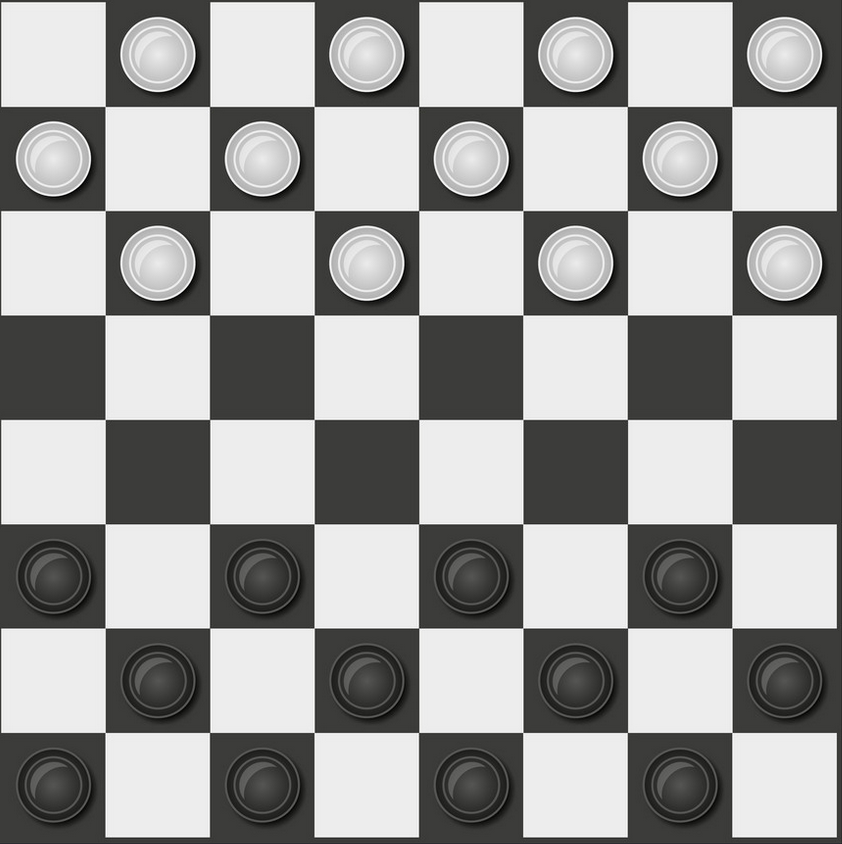
#> input picture Exercises week 2/checkers.png, 842 x 844 px
$ jupyter execute 'Exercise 1 - Hough transform.ipynb'
#> lines starting #> are read from the running program, lines starting #| are printed output that depends on the picture; after the words box and inside, x2 and y2 are one past the last pixel; in counts of white or black regions, pixels touching at a corner belong together
# Hough Lines and circles

We start by importing the necessary packages:

[cell 1]
import cv2
import numpy as np
from matplotlib import pyplot as plt
import matplotlib.cm as cm

We'll now load in the image checkers.jpg and display it.

[cell 2]
img = cv2.imread('checkers.png')
#> img is the input picture: shape (844, 842, 3); mean B, G, R 156, 156.9, 156.9
# Changing the order from bgr to rgb so that matplotlib can show it
b,g,r = cv2.split(img)
img = cv2.merge([r,g,b])
plt.imshow(img)

First we would like to detect the lines in the image using Hough Lines. OpenCV has a function to do this, called [cv2.HoughLines](https://docs.opencv.org/2.4/modules/imgproc/doc/feature_detection.html?highlight=houghlines#houghlines) (Click to see the documentation). It is found that this function takes a 1-channel image as input, i.e. a grayscale image. The image is already in black and white, but it has been loaded as a rgb image, so we still need to convert it:

[cell 3]
gray = cv2.cvtColor(img, cv2.COLOR_RGB2GRAY)
plt.imshow(gray, cmap=cm.gray)

Next we use the edge detection [canny](https://docs.opencv.org/2.4/modules/imgproc/doc/feature_detection.html?highlight=canny) to make it easier to locate the lines. Recall the previous exercise where we used the same function and played around with the threshold.

[cell 4]
edges = cv2.Canny(gray, 20, 200)
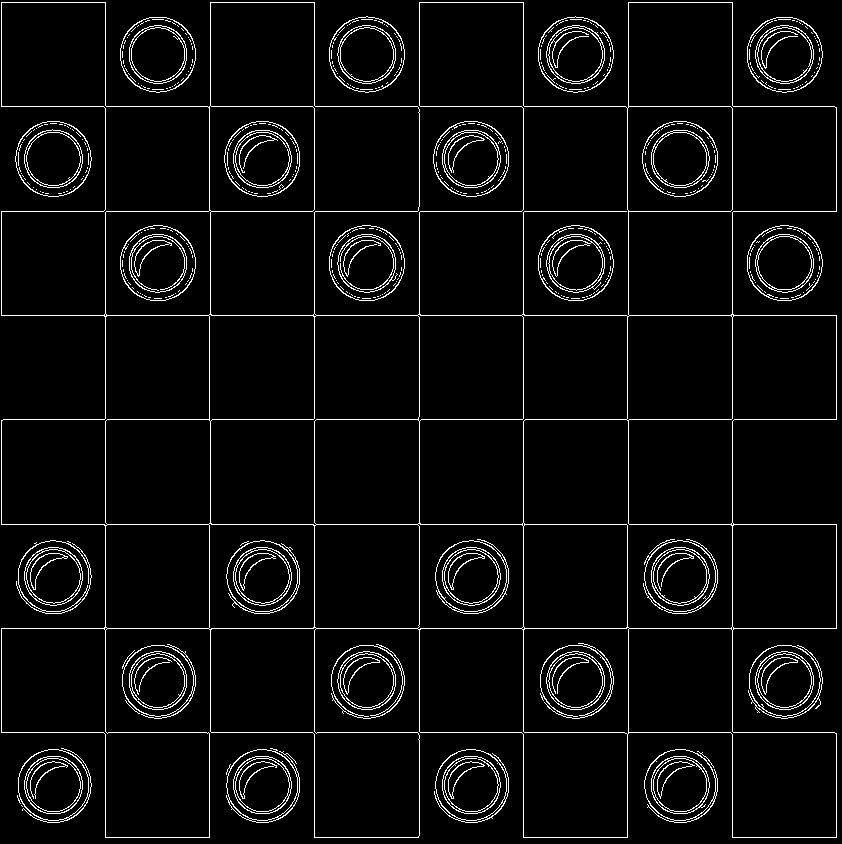
#> edges: shape (844, 842); 4.8% white in thin lines or dots
plt.imshow(edges, cmap = 'gray')

You might notice that many of the lines aren't found by the edge detector. In this case it is because the picture is resized to fit the output cell. If you have the full image, the lines should show up nicely.
Now we can use the HoughLines function. From the documentation it is seen that it returns a vector of the lines. As parameters, the function takes the grayscale image (edges), the resolution of the radius "r" in pixels (we choose 1), the resolution of the angle "theta" in radians (we choose 1 radian) and the minimum number of intersections to detect a line (We choose 150).

[cell 5]
lines = cv2.HoughLines(edges, 1, np.pi/180, 200)
#> lines = 18 rows, first 8: [315, 1.57], [524, 1.57], [211, 1.57], [628, 1.57], [105, 0], [314, 0], [523, 0], [732, 0]

The lines are given in polar coordinates, so we will now convert them to cartesian coordinates in order to show them in the image. Numpy has its own cos and sin functions. We make a loop that goes through every line, converts the coordinates to cartesian and draws a line in the original image.

[cell 6]
for i in range(len(lines)):
    r = lines[i][0][0]
    theta = lines[i][0][1]

    x0 = r * np.cos(theta)
    y0 = r * np.sin(theta)

    pt1 = (int(x0 + 1000 * (-np.sin(theta))), int(y0 + 1000 * np.cos(theta)))
    pt2 = (int(x0 - 1000 * (-np.sin(theta))), int(y0 - 1000 * np.cos(theta)))

    cv2.line(img, pt1, pt2, (255, 0, 0), 3)
#> this loop made 18 passes
#> (r, theta, x0, y0, pt1, pt2) on passes 1 to 12: (315, 1.57, -1.38e-05, 315, (-1000, 314), (999, 315)), (524, 1.57, -2.29e-05, 524, (-1000, 523), (999, 524)), (211, 1.57, -9.22e-06, 211, (-1000, 210), (999, 211)), (628, 1.57, -2.75e-05, 628, (-1000, 627), (999, 628)), (105, 0, 105, 0, (105, 1000), (105, -1000)), (314, 0, 314, 0, (314, 1000), (314, -1000)), (523, 0, 523, 0, (523, 1000), (523, -1000)), (732, 0, 732, 0, (732, 1000), (732, -1000)), (106, 1.57, -4.63e-06, 106, (-1000, 105), (999, 106)), (419, 1.57, -1.83e-05, 419, (-1000, 418), (999, 419)), (732, 1.57, -3.2e-05, 732, (-1000, 731), (999, 732)), (419, 0, 419, 0, (419, 1000), (419, -1000))
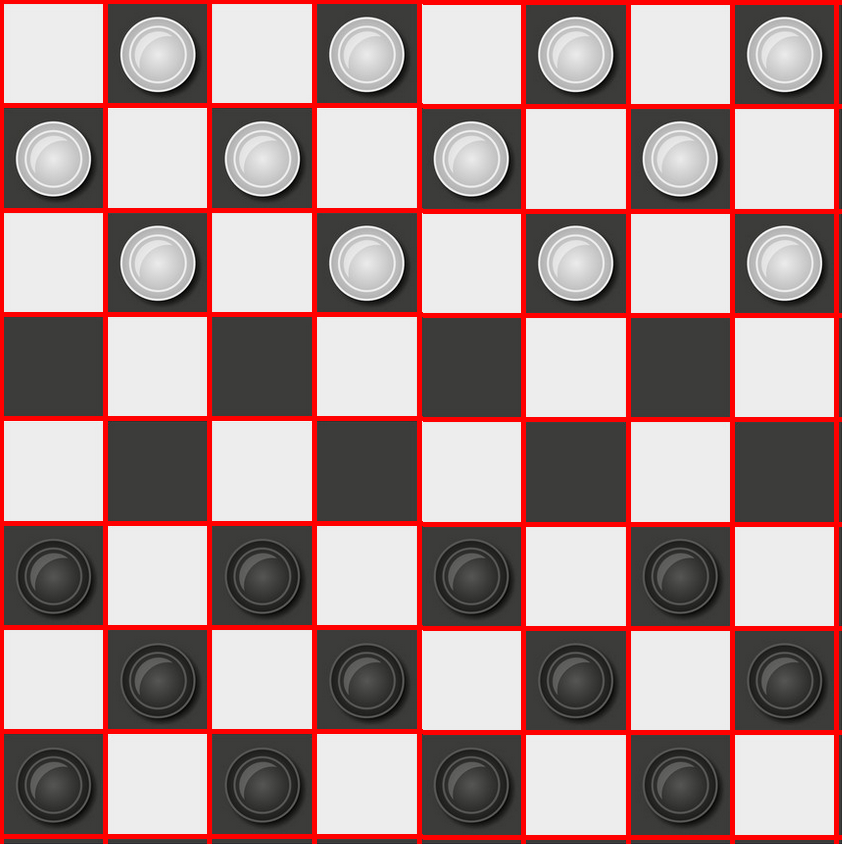
#> img: shape (844, 842, 3); mean R, G, B 168.7, 142.6, 141.9

Finally we can show the image:

[cell 7]
plt.imshow(img)

We can see that we have found all the lines of the checkerboard.

## Exercise 1
For the same checkerboard image, detect the checkerboard pieces using the OpenCV function [cv2.HoughCirles](https://docs.opencv.org/2.4/modules/imgproc/doc/feature_detection.html?highlight=houghcircles#houghcircles). Try to find all the pieces and no false circles, by tweaking the different parameters.

[cell 8]
circles = cv2.HoughCircles(edges, cv2.HOUGH_GRADIENT, 1, 25, param1=50,param2=30,minRadius=25,maxRadius=50)
#> circles = 24 rows, first 8: [470.5, 158.5, 38.8], [52.5, 784.5, 34.4], [157.5, 679.5, 34.3], [262.5, 785.5, 37.4], [678.5, 783.5, 35.3], [366.5, 680.5, 25.7], [469.5, 783.5, 35.7], [157.5, 53.5, 25.7]

[cell 9]
circles = np.uint16(np.around(circles))
#> circles = 24 rows, first 8: [470, 158, 39], [52, 784, 34], [158, 680, 34], [262, 786, 37], [678, 784, 35], [366, 680, 26], [470, 784, 36], [158, 54, 26]
for i in circles[0,:]:
    # draw the outer circle
    cv2.circle(img,(i[0],i[1]),i[2],(0,255,0),2)
#> this loop made 24 passes
#> i on passes 1 to 12: [470, 158, 39], [52, 784, 34], [158, 680, 34], [262, 786, 37], [678, 784, 35], [366, 680, 26], [470, 784, 36], [158, 54, 26], [366, 54, 26], [574, 262, 38], [576, 678, 36], [262, 160, 38]
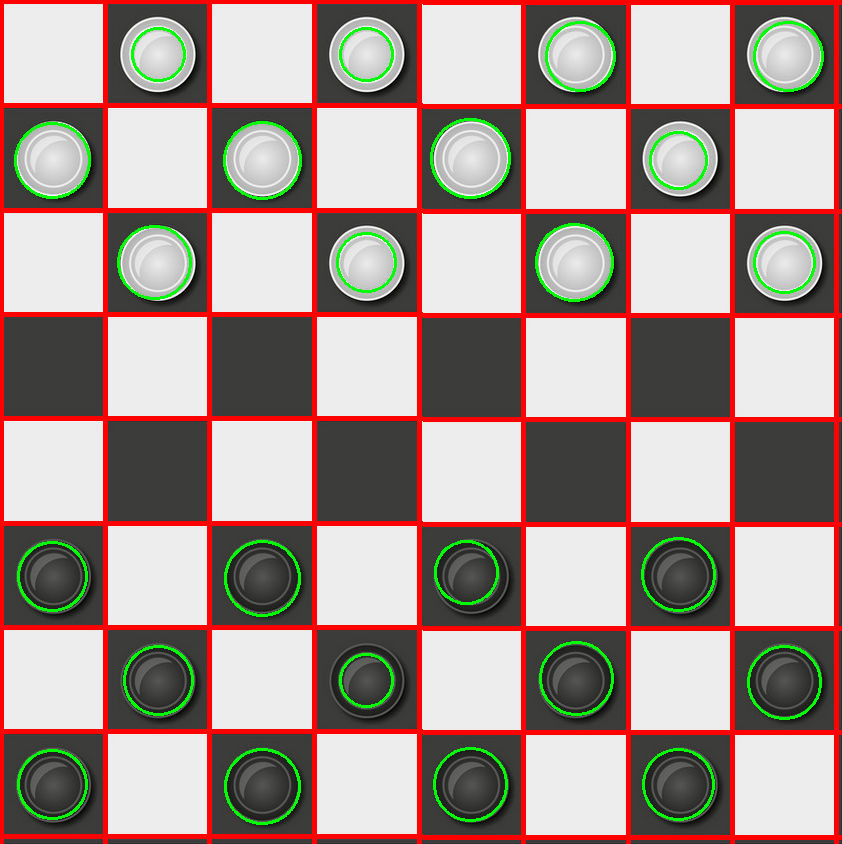
#> img: shape (844, 842, 3); 2.14% of pixels changed, all inside (x1, y1, x2, y2) = (14, 21, 824, 825)
